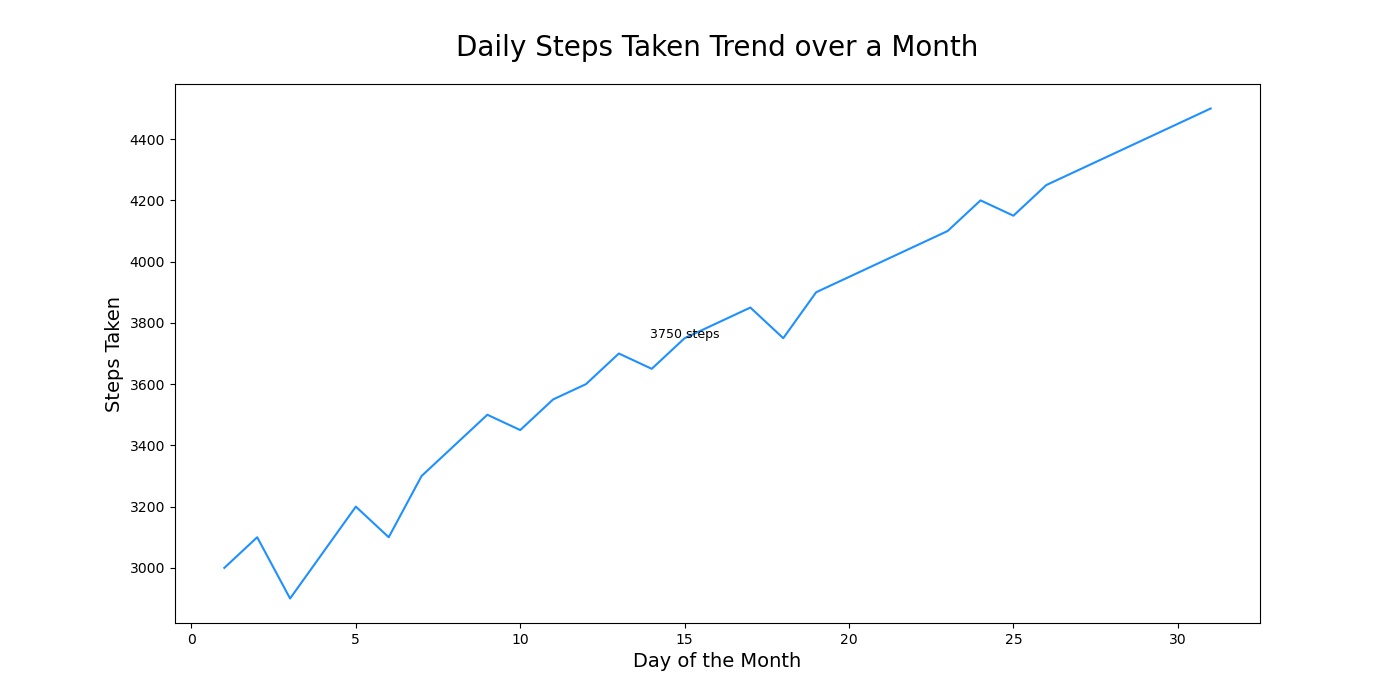

Generate this figure with Python:

import pandas as pd
import seaborn as sns
import matplotlib.pyplot as plt

data = {
    'Day': [i for i in range(1, 32)],
    'Steps_Taken': [
        3000, 3100, 2900, 3050, 3200, 3100, 3300, 3400, 3500, 3450,
        3550, 3600, 3700, 3650, 3750, 3800, 3850, 3750, 3900, 3950,
        4000, 4050, 4100, 4200, 4150, 4250, 4300, 4350, 4400, 4450, 4500
    ]
}

df = pd.DataFrame(data)

plt.figure(figsize=(14, 7))

sns.lineplot(x='Day', y='Steps_Taken', data=df, color='#1E90FF')

for day, steps in zip(data['Day'], data['Steps_Taken']):
    if day == 15:  
        plt.text(day, steps, f"{steps} steps", fontsize=9, ha='center')

plt.title('Daily Steps Taken Trend over a Month', fontsize=20, pad=20)
plt.xlabel('Day of the Month', fontsize=14)
plt.ylabel('Steps Taken', fontsize=14)

plt.show()
